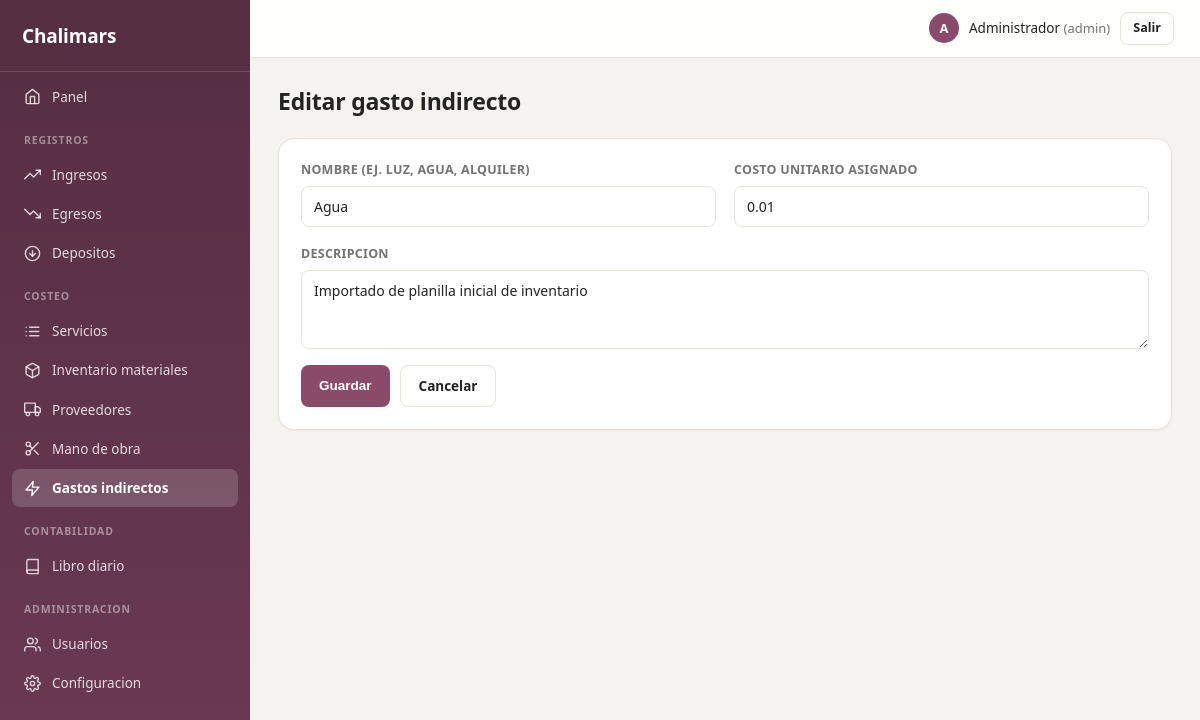
The app's page /gastos_indirectos/form.php?id=2 (signed in) with its own data.
### tables this page shows
CREATE TABLE configuracion (
    id INT PRIMARY KEY DEFAULT 1,
    nombre_negocio VARCHAR(150) NOT NULL DEFAULT 'Chalimars',
    logo VARCHAR(255) NULL,
    color_primario VARCHAR(7) NOT NULL DEFAULT '#8a4b6b',
    updated_at TIMESTAMP DEFAULT CURRENT_TIMESTAMP ON UPDATE CURRENT_TIMESTAMP
);

CREATE TABLE gastos_indirectos (
    id INT AUTO_INCREMENT PRIMARY KEY,
    nombre VARCHAR(150) NOT NULL,
    descripcion TEXT,
    costo_unitario DECIMAL(10,2) NOT NULL DEFAULT 0,
    activo TINYINT(1) NOT NULL DEFAULT 1,
    created_at TIMESTAMP DEFAULT CURRENT_TIMESTAMP
);

### includes/functions.php (called while the page is built, shortened)
<?php
function h($value) {
    return htmlspecialchars((string)($value ?? ''), ENT_QUOTES, 'UTF-8');
}
function get_config(PDO $pdo) {
    static $config = null;
    if ($config === null) {
        $stmt = $pdo->query('SELECT * FROM configuracion WHERE id = 1');
        $config = $stmt->fetch() ?: [
            'nombre_negocio' => 'Chalimars',
            'logo' => null,
            'color_primario' => '#8a4b6b',
        ];
    }
    return $config;
}

### includes/auth.php (called while the page is built, shortened)
<?php
function current_user() {
    return $_SESSION['user'] ?? null;
}
function is_admin() {
    $user = current_user();
    return $user && $user['rol'] === 'admin';
}

### gastos_indirectos/form.php (the view, shortened to what this page needs)
<?php
require_once __DIR__ . '/../includes/bootstrap.php';
$id = isset($_GET['id']) ? (int)$_GET['id'] : null;
$gasto = ['id' => null, 'nombre' => '', 'descripcion' => '', 'costo_unitario' => ''];
if ($id) {
    $stmt = $pdo->prepare('SELECT * FROM gastos_indirectos WHERE id = ?');
    $stmt->execute([$id]);
    $found = $stmt->fetch();
    $gasto = $found;
}
$pageTitle = $id ? 'Editar gasto indirecto' : 'Nuevo gasto indirecto';
require __DIR__ . '/../includes/header.php';
?>
<div class="page-header"><h1><?= h($pageTitle) ?></h1></div>
<div class="panel">
    <form method="post">
        <div class="form-grid">
            <div class="field">
                <label>Nombre (ej. Luz, Agua, Alquiler)</label>
                <input type="text" name="nombre" value="<?= h($gasto['nombre']) ?>" required>
            </div>
            <div class="field">
                <label>Costo unitario asignado</label>
                <input type="number" step="0.01" min="0" name="costo_unitario" value="<?= h($gasto['costo_unitario']) ?>" required>
            </div>
            <div class="field full">
                <label>Descripcion</label>
                <textarea name="descripcion" rows="3"><?= h($gasto['descripcion']) ?></textarea>
            </div>
        </div>
        <div class="actions" style="margin-top:16px;">
            <button type="submit" class="btn">Guardar</button>
            <a class="btn btn-secondary" href="<?= BASE_URL ?>gastos_indirectos/index.php">Cancelar</a>
        </div>
    </form>
</div>
<?php require __DIR__ . '/../includes/footer.php'; ?>

### includes/header.php (shortened to what this page needs)
<?php
$user = current_user();
$config = isset($pdo) ? get_config($pdo) : ['nombre_negocio' => 'Chalimars', 'logo' => null, 'color_primario' => '#8a4b6b'];
$pageTitle = $pageTitle ?? 'Chalimars';
$currentDir = trim(str_replace('\\', '/', dirname($_SERVER['SCRIPT_NAME'] ?? '')), '/');
$currentDir = basename($currentDir);
$currentFile = basename($_SERVER['SCRIPT_NAME'] ?? '');
function nav_active($section, $currentDir, $currentFile = null) {
    if ($section === '') {
        return $currentDir === '' && $currentFile === 'index.php';
    }
    return $currentDir === $section;
}
$navItems = [
    ['section' => '', 'url' => 'index.php', 'label' => 'Panel',
        'icon' => '<path d="M3 9l9-7 9 7v11a2 2 0 0 1-2 2H5a2 2 0 0 1-2-2z"></path><path d="M9 22V12h6v10"></path>'],
];
$navGroups = [
    'Registros' => [
        ['section' => 'ingresos', 'url' => 'ingresos/index.php', 'label' => 'Ingresos',
            'icon' => '<polyline points="23 6 13.5 15.5 8.5 10.5 1 18"></polyline><polyline points="17 6 23 6 23 12"></polyline>'],
        ['section' => 'egresos', 'url' => 'egresos/index.php', 'label' => 'Egresos',
            'icon' => '<polyline points="23 18 13.5 8.5 8.5 13.5 1 6"></polyline><polyline points="17 18 23 18 23 12"></polyline>'],
        ['section' => 'depositos', 'url' => 'depositos/index.php', 'label' => 'Depositos',
            'icon' => '<circle cx="12" cy="12" r="10"></circle><polyline points="8 12 12 16 16 12"></polyline><line x1="12" y1="8" x2="12" y2="16"></line>'],
    ],
    'Costeo' => [
        ['section' => 'servicios', 'url' => 'servicios/index.php', 'label' => 'Servicios',
            'icon' => '<line x1="8" y1="6" x2="21" y2="6"></line><line x1="8" y1="12" x2="21" y2="12"></line><line x1="8" y1="18" x2="21" y2="18"></line><line x1="3" y1="6" x2="3.01" y2="6"></line><line x1="3" y1="12" x2="3.01" y2="12"></line><line x1="3" y1="18" x2="3.01" y2="18"></line>'],
        ['section' => 'productos', 'url' => 'productos/index.php', 'label' => 'Inventario materiales',
            'icon' => '<path d="M21 16V8a2 2 0 0 0-1-1.73l-7-4a2 2 0 0 0-2 0l-7 4A2 2 0 0 0 3 8v8a2 2 0 0 0 1 1.73l7 4a2 2 0 0 0 2 0l7-4A2 2 0 0 0 21 16z"></path><polyline points="3.27 6.96 12 12.01 20.73 6.96"></polyline><line x1="12" y1="22.08" x2="12" y2="12"></line>'],
        ['section' => 'proveedores', 'url' => 'proveedores/index.php', 'label' => 'Proveedores',
            'icon' => '<rect x="1" y="3" width="15" height="13"></rect><polygon points="16 8 20 8 23 11 23 16 16 16 16 8"></polygon><circle cx="5.5" cy="18.5" r="2.5"></circle><circle cx="18.5" cy="18.5" r="2.5"></circle>'],
        ['section' => 'mano_obra', 'url' => 'mano_obra/index.php', 'label' => 'Mano de obra',
            'icon' => '<circle cx="6" cy="6" r="3"></circle><circle cx="6" cy="18" r="3"></circle><line x1="20" y1="4" x2="8.12" y2="15.88"></line><line x1="14.47" y1="14.48" x2="20" y2="20"></line><line x1="8.12" y1="8.12" x2="12" y2="12"></line>'],
        ['section' => 'gastos_indirectos', 'url' => 'gastos_indirectos/index.php', 'label' => 'Gastos indirectos',
            'icon' => '<polygon points="13 2 3 14 12 14 11 22 21 10 12 10 13 2"></polygon>'],
    ],
];
if (is_admin()) {
    $navGroups['Contabilidad'] = [
        ['section' => 'contabilidad', 'url' => 'contabilidad/index.php', 'label' => 'Libro diario',
            'icon' => '<path d="M4 19.5A2.5 2.5 0 0 1 6.5 17H20"></path><path d="M6.5 2H20v20H6.5A2.5 2.5 0 0 1 4 19.5v-15A2.5 2.5 0 0 1 6.5 2z"></path>'],
    ];
    $navGroups['Administracion'] = [
        ['section' => 'usuarios', 'url' => 'usuarios/index.php', 'label' => 'Usuarios',
            'icon' => '<path d="M17 21v-2a4 4 0 0 0-4-4H5a4 4 0 0 0-4 4v2"></path><circle cx="9" cy="7" r="4"></circle><path d="M23 21v-2a4 4 0 0 0-3-3.87"></path><path d="M16 3.13a4 4 0 0 1 0 7.75"></path>'],
        ['section' => 'configuracion', 'url' => 'configuracion/index.php', 'label' => 'Configuracion',
            'icon' => '<circle cx="12" cy="12" r="3"></circle><path d="M19.4 15a1.65 1.65 0 0 0 .33 1.82l.06.06a2 2 0 0 1 0 2.83 2 2 0 0 1-2.83 0l-.06-.06a1.65 1.65 0 0 0-1.82-.33 1.65 1.65 0 0 0-1 1.51V21a2 2 0 0 1-2 2 2 2 0 0 1-2-2v-.09A1.65 1.65 0 0 0 9 19.4a1.65 1.65 0 0 0-1.82.33l-.06.06a2 2 0 0 1-2.83 0 2 2 0 0 1 0-2.83l.06-.06a1.65 1.65 0 0 0 .33-1.82 1.65 1.65 0 0 0-1.51-1H3a2 2 0 0 1-2-2 2 2 0 0 1 2-2h.09A1.65 1.65 0 0 0 4.6 9a1.65 1.65 0 0 0-.33-1.82l-.06-.06a2 2 0 0 1 0-2.83 2 2 0 0 1 2.83 0l.06.06a1.65 1.65 0 0 0 1.82.33H9a1.65 1.65 0 0 0 1-1.51V3a2 2 0 0 1 2-2 2 2 0 0 1 2 2v.09a1.65 1.65 0 0 0 1 1.51 1.65 1.65 0 0 0 1.82-.33l.06-.06a2 2 0 0 1 2.83 0 2 2 0 0 1 0 2.83l-.06.06a1.65 1.65 0 0 0-.33 1.82V9a1.65 1.65 0 0 0 1.51 1H21a2 2 0 0 1 2 2 2 2 0 0 1-2 2h-.09a1.65 1.65 0 0 0-1.51 1z"></path>'],
    ];
}
function render_nav_link($item, $currentDir, $currentFile) {
    $active = nav_active($item['section'], $currentDir, $currentFile);
    printf(
        '<a href="%s%s" class="%s"><svg class="nav-icon" viewBox="0 0 24 24" fill="none" stroke="currentColor" stroke-width="2" stroke-linecap="round" stroke-linejoin="round">%s</svg><span>%s</span></a>',
        BASE_URL, h($item['url']), $active ? 'active' : '', $item['icon'], h($item['label'])
    );
}
$cssPath = BASE_PATH . '/assets/css/style.css';
$cssVersion = file_exists($cssPath) ? filemtime($cssPath) : time();
?>
<!DOCTYPE html>
<html lang="es">
<head>
<link rel="stylesheet" href="<?= BASE_URL ?>assets/css/style.css?v=<?= $cssVersion ?>">
</head>
<body>
<div class="app">
    <aside class="sidebar">
        <div class="brand">
            <span><?= h($config['nombre_negocio']) ?></span>
        </div>
        <nav>
            <?php render_nav_link($navItems[0], $currentDir, $currentFile); ?>
            <?php foreach ($navGroups as $groupLabel => $items): ?>
                <div class="nav-group"><?= h($groupLabel) ?></div>
                <?php foreach ($items as $item): ?>
                    <?php render_nav_link($item, $currentDir, $currentFile); ?>
                <?php endforeach; ?>
            <?php endforeach; ?>
        </nav>
    </aside>
    <div class="main">
        <header class="topbar">
            <div class="user-info">
                <span class="user-avatar"><?= h(mb_substr($user['nombre_completo'] ?? '?', 0, 1)) ?></span>
                <span><?= h($user['nombre_completo'] ?? '') ?> <span class="muted">(<?= h($user['rol'] ?? '') ?>)</span></span>
                <a href="<?= BASE_URL ?>logout.php" class="btn btn-sm btn-secondary">Salir</a>
            </div>
        </header>
        <main class="content">

### assets/css/style.css (style rules this page uses)
:root { --primary: #8a4b6b; --primary-dark: #6d3a54; --primary-darker: #4a2839; --primary-soft: color-mix(in srgb, var(--primary) 12%, white); --bg: #f5f3f0; --panel: #ffffff; --text: #232323; --muted: #767472; --border: #e7e2da; --border-soft: #f0ece5; --success: #1e7d3c; --success-bg: #e6f5ea; --error: #c4293a; --error-bg: #fbe9eb; --radius-sm: 8px; --radius: 12px; --radius-lg: 16px; --shadow-sm: 0 1px 2px rgba(20, 15, 10, 0.05); --shadow: 0 4px 16px rgba(20, 15, 10, 0.06), 0 1px 3px rgba(20, 15, 10, 0.05); --shadow-lg: 0 12px 32px rgba(20, 15, 10, 0.12); --font: "Segoe UI", -apple-system, BlinkMacSystemFont, "Inter", Roboto, Helvetica, Arial, sans-serif; }
* { box-sizing: border-box; }
html { -webkit-font-smoothing: antialiased; }
body { margin: 0; font-family: var(--font); background: var(--bg); color: var(--text); font-size: 14.5px; line-height: 1.5; }
a { color: var(--primary); text-decoration: none; }
h1, h2, h3 { font-weight: 700; letter-spacing: -0.01em; }
.app { display: flex; min-height: 100vh; }
.sidebar { width: 250px; flex-shrink: 0; background: linear-gradient(180deg, var(--primary-darker), var(--primary-dark)); color: #fff; padding: 22px 0 24px; display: flex; flex-direction: column; position: sticky; top: 0; height: 100vh; overflow-y: auto; }
.sidebar .brand { display: flex; align-items: center; gap: 10px; font-size: 19px; font-weight: 800; letter-spacing: -0.01em; padding: 0 22px 20px; margin-bottom: 6px; border-bottom: 1px solid rgba(255,255,255,0.14); }
.sidebar nav { display: flex; flex-direction: column; gap: 1px; padding: 0 12px; }
.sidebar nav a { display: flex; align-items: center; gap: 11px; color: rgba(255,255,255,0.82); padding: 9px 12px; border-radius: var(--radius-sm); font-size: 13.5px; font-weight: 500; transition: background 0.15s ease, color 0.15s ease; }
.sidebar nav a.active { background: rgba(255,255,255,0.16); color: #fff; font-weight: 600; }
.nav-icon { width: 17px; height: 17px; flex-shrink: 0; opacity: 0.95; }
.sidebar .nav-group { color: rgba(255,255,255,0.45); font-size: 10.5px; font-weight: 700; text-transform: uppercase; letter-spacing: 0.08em; padding: 16px 12px 6px; }
.main { flex: 1; display: flex; flex-direction: column; min-width: 0; }
.topbar { background: rgba(255,255,255,0.85); backdrop-filter: blur(8px); border-bottom: 1px solid var(--border); padding: 12px 26px; display: flex; justify-content: space-between; align-items: center; flex-wrap: wrap; gap: 10px; position: sticky; top: 0; z-index: 10; }
.user-info { font-size: 13.5px; color: var(--text); display: flex; align-items: center; gap: 10px; }
.user-avatar { width: 30px; height: 30px; border-radius: 50%; background: var(--primary); color: #fff; display: inline-flex; align-items: center; justify-content: center; font-weight: 700; font-size: 13px; text-transform: uppercase; }
.content { padding: 26px 28px 40px; flex: 1; }
.panel { background: var(--panel); border: 1px solid var(--border); border-radius: var(--radius-lg); box-shadow: var(--shadow-sm); padding: 22px; margin-bottom: 22px; }
.page-header { display: flex; justify-content: space-between; align-items: center; margin-bottom: 20px; flex-wrap: wrap; gap: 10px; }
.page-header h1 { margin: 0; font-size: 23px; }
.btn { display: inline-flex; align-items: center; gap: 6px; background: var(--primary); color: #fff; border: none; padding: 10px 18px; border-radius: var(--radius-sm); cursor: pointer; font-size: 13.5px; font-weight: 600; text-decoration: none; transition: background 0.15s ease, transform 0.1s ease, box-shadow 0.15s ease; box-shadow: var(--shadow-sm); }
.btn-secondary { background: var(--panel); color: var(--text); border: 1px solid var(--border); box-shadow: none; }
.btn-sm { padding: 6px 12px; font-size: 12.5px; }
.form-grid { display: grid; grid-template-columns: repeat(2, 1fr); gap: 18px; }
.field { display: flex; flex-direction: column; gap: 6px; }
.field.full { grid-column: 1 / -1; }
label { font-size: 12.5px; font-weight: 700; color: var(--muted); text-transform: uppercase; letter-spacing: 0.02em; }
input, select, textarea { padding: 10px 12px; border: 1px solid var(--border); border-radius: var(--radius-sm); font-size: 14px; font-family: inherit; background: #fff; color: var(--text); transition: border-color 0.15s ease, box-shadow 0.15s ease; }
textarea { resize: vertical; }
.actions { display: flex; gap: 10px; flex-wrap: wrap; }
.muted { color: var(--muted); font-size: 13px; }

### records on screen
configuracion: nombre_negocio "Chalimars"
gastos_indirectos: nombre "Agua", costo_unitario "0.01", descripcion "Importado de planilla inicial de inventario"

### other values on screen
$item['label'] "Panel"
$groupLabel "REGISTROS"
$item['label'] "Ingresos"
$item['label'] "Egresos"
$item['label'] "Depositos"
$groupLabel "COSTEO"
$item['label'] "Servicios"
$item['label'] "Inventario materiales"
$item['label'] "Proveedores"
$item['label'] "Mano de obra"
$item['label'] "Gastos indirectos"
$groupLabel "CONTABILIDAD"
$item['label'] "Libro diario"
$groupLabel "ADMINISTRACION"
$item['label'] "Usuarios"
